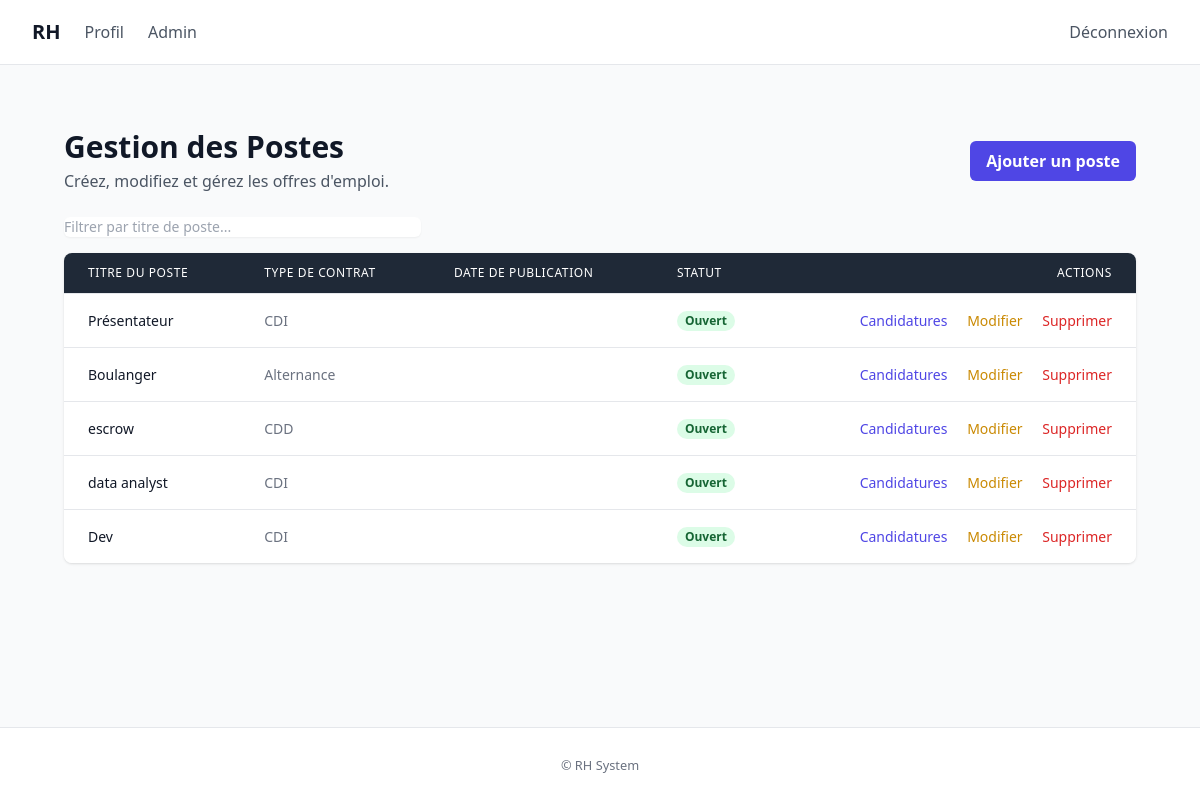
/recruitment/dashboard/admin/ (signed in), run on the app's committed database.
### recruitment/models.py (models this page shows, shortened)
class Poste(models.Model):
    class TypeContrat(models.TextChoices):
        CDI = "CDI", "CDI"
        CDD = "CDD", "CDD"
        ALTERNANCE = "Alternance", "Alternance"
    titre = models.CharField(max_length=200)
    description = models.TextField()
    competences_requises = models.TextField(blank=True)
    type_contrat = models.CharField(max_length=20, choices=TypeContrat.choices, default=TypeContrat.CDI)
    date_creation = models.DateTimeField(auto_now_add=True)
    actif = models.BooleanField(default=True)
    class Meta:
        ordering = ["-date_creation"]
        indexes = [
            models.Index(fields=["actif", "date_creation"]),
        ]

### recruitment/views.py (the view)
# urls.py: path('dashboard/admin/', views.AdminDashboardView.as_view(), name='dashboard_admin'),
class AdminDashboardView(AdminRequiredMixin, ListView):
    model = Poste
    template_name = "recruitment/dashboard_admin.html"
    context_object_name = "postes"

### recruitment/templates/recruitment/dashboard_admin.html (shortened to what this page needs)
{% extends "accounts/base.html" %}
{% block content %}
<div class="max-w-7xl mx-auto px-4 sm:px-6 lg:px-8 py-8">
    <div class="flex justify-between items-center mb-6">
        <div>
            <h1 class="text-3xl font-bold text-gray-900">Gestion des Postes</h1>
            <p class="text-gray-600 mt-1">Créez, modifiez et gérez les offres d'emploi.</p>
        </div>
        <a href="{% url 'recruitment:poste_create' %}" class="inline-flex items-center px-4 py-2 bg-primary text-white font-bold rounded-md hover:bg-indigo-700 focus:outline-none focus:ring-2 focus:ring-offset-2 focus:ring-primary">
            Ajouter un poste
        </a>
    </div>
    <div class="mb-4">
        <input type="text" id="filterAdminInput" class="block w-full md:w-1/3 rounded-md border-gray-300 shadow-sm focus:border-primary focus:ring-primary sm:text-sm" placeholder="Filtrer par titre de poste...">
    </div>
    <div class="overflow-x-auto bg-white rounded-lg shadow">
        <table class="min-w-full divide-y divide-gray-200">
            <thead class="bg-gray-800">
                <tr>
                    <th scope="col" class="px-6 py-3 text-left text-xs font-medium text-white uppercase tracking-wider">Titre du Poste</th>
                    <th scope="col" class="px-6 py-3 text-left text-xs font-medium text-white uppercase tracking-wider">Type de Contrat</th>
                    <th scope="col" class="px-6 py-3 text-left text-xs font-medium text-white uppercase tracking-wider">Date de Publication</th>
                    <th scope="col" class="px-6 py-3 text-left text-xs font-medium text-white uppercase tracking-wider">Statut</th>
                    <th scope="col" class="px-6 py-3 text-right text-xs font-medium text-white uppercase tracking-wider">Actions</th>
                </tr>
            </thead>
            <tbody id="postesTableBody" class="bg-white divide-y divide-gray-200">
                {% for poste in postes %}
                <tr class="hover:bg-gray-50">
                    <td class="px-6 py-4 whitespace-nowrap text-sm font-medium text-gray-900">{{ poste.titre }}</td>
                    <td class="px-6 py-4 whitespace-nowrap text-sm text-gray-500">{{ poste.get_type_contrat_display }}</td>
                    <td class="px-6 py-4 whitespace-nowrap text-sm text-gray-500">{{ poste.date_publication|date:"d/m/Y" }}</td>
                    <td class="px-6 py-4 whitespace-nowrap text-sm">
                        {% if poste.actif %}
                            <span class="px-2 inline-flex text-xs leading-5 font-semibold rounded-full bg-green-100 text-green-800">Ouvert</span>
                        {% else %}
                            <span class="px-2 inline-flex text-xs leading-5 font-semibold rounded-full bg-red-100 text-red-800">Fermé</span>
                        {% endif %}
                    </td>
                    <td class="px-6 py-4 whitespace-nowrap text-right text-sm font-medium">
                        <a href="{% url 'recruitment:poste_candidatures' poste.pk %}" class="text-primary hover:text-indigo-900">Candidatures</a>
                        <a href="{% url 'recruitment:poste_update' poste.pk %}" class="ml-4 text-yellow-600 hover:text-yellow-900">Modifier</a>
                        <a href="{% url 'recruitment:poste_delete' poste.pk %}" class="ml-4 text-red-600 hover:text-red-900">Supprimer</a>
                    </td>
                </tr>
                {% empty %}
                <tr>
                    <td colspan="5" class="text-center py-12 text-gray-500">Aucun poste à gérer.</td>
                </tr>
                {% endfor %}
            </tbody>
        </table>
    </div>
</div>
{% endblock %}

### data on the page
Poste: titre "Présentateur", type_contrat "CDI", actif "Ouvert"
Poste: titre "Boulanger", type_contrat "Alternance", actif "Ouvert"
Poste: titre "escrow", type_contrat "CDD", actif "Ouvert"
Poste: titre "data analyst", type_contrat "CDI", actif "Ouvert"
Poste: titre "Dev", type_contrat "CDI", actif "Ouvert"
